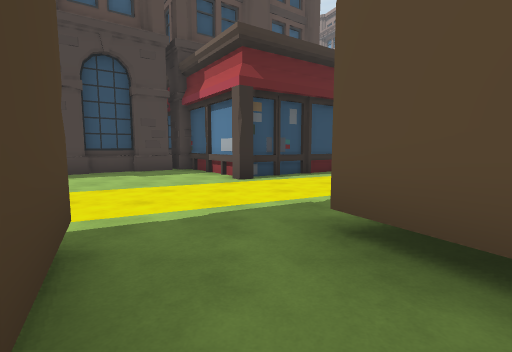
View 1 (above)

24 first-person views from a walk through a 3-D level made in the Unity game engine. The camera is 1.5 m above the floor, tilts 6° down and sees 85° across. The floor is counted in squares, 2 m on a side. Each view is taken from the middle of a square. On the plan, view 1 faces up. The plan holds only what a view shows up to about 10 squares ahead; the rest is blank. The place goes on beyond the plan. Some animated figures are not drawn. Some surface patterns are stand-ins.

View 2
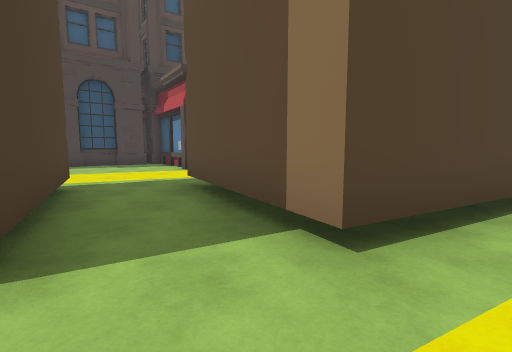

View 3
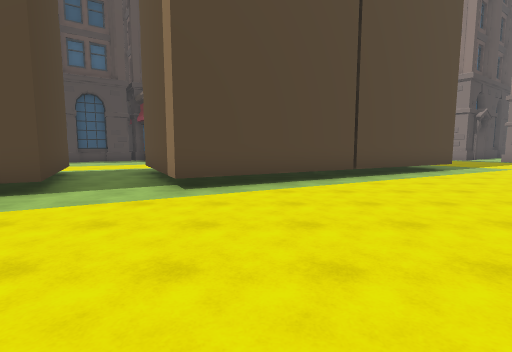

View 4
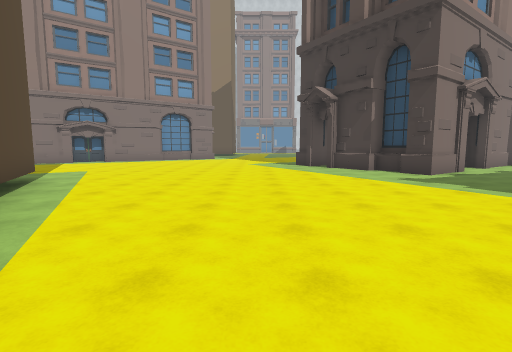

View 5
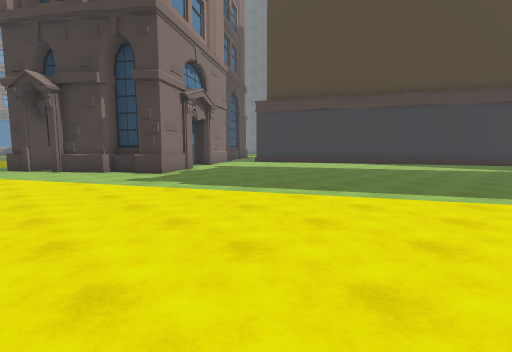

View 6
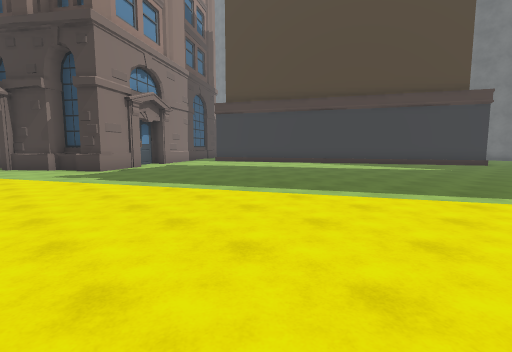

View 7
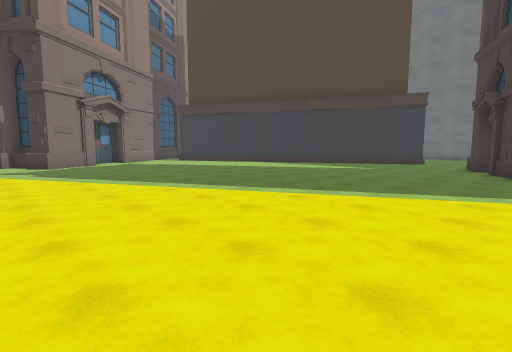

View 8
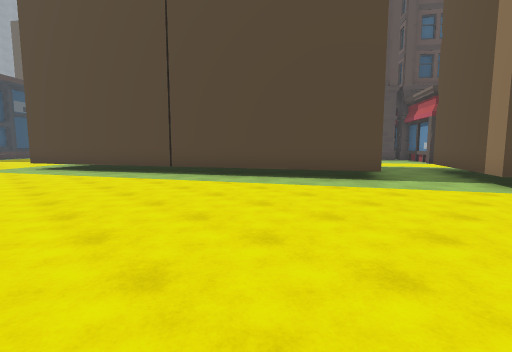

View 9
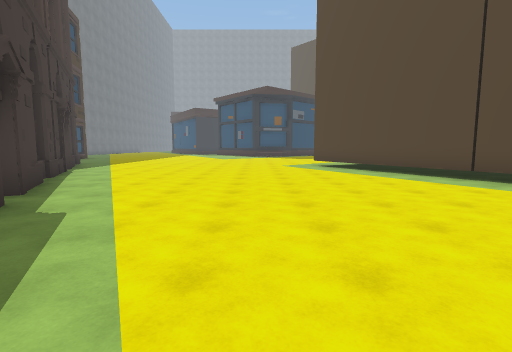

View 10
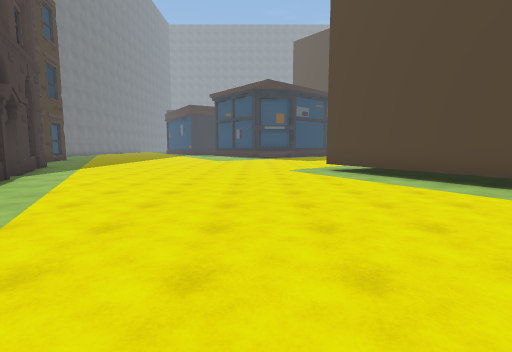

View 11
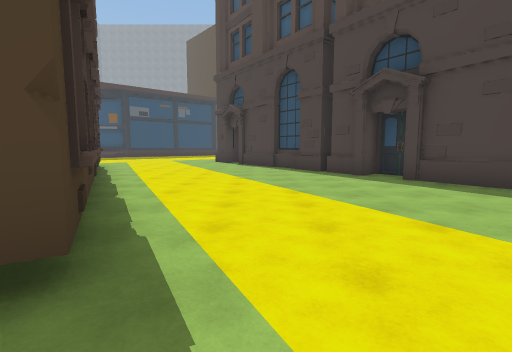

View 12
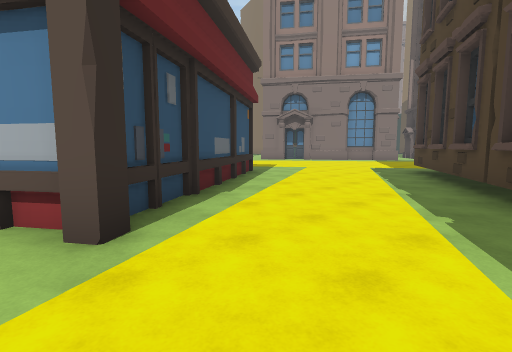

View 13
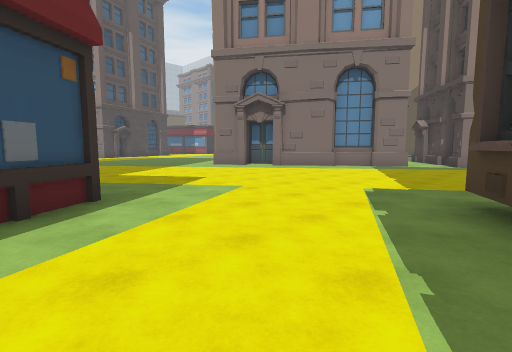

View 14
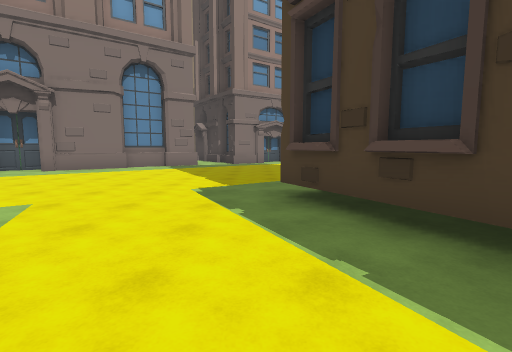

View 15
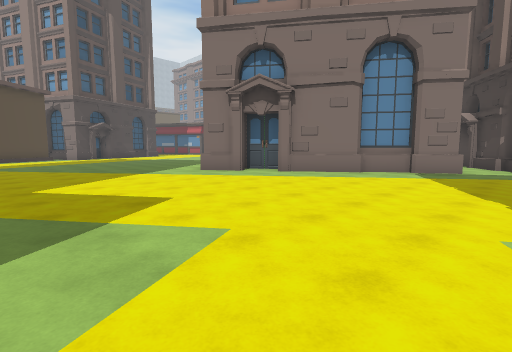

View 16
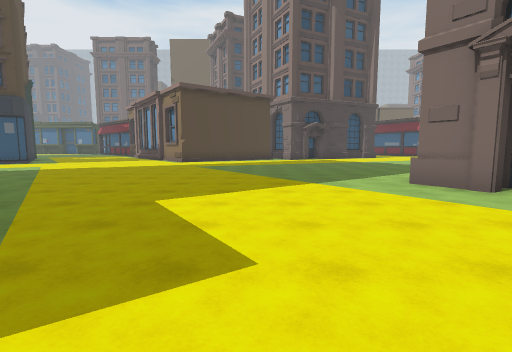

View 17
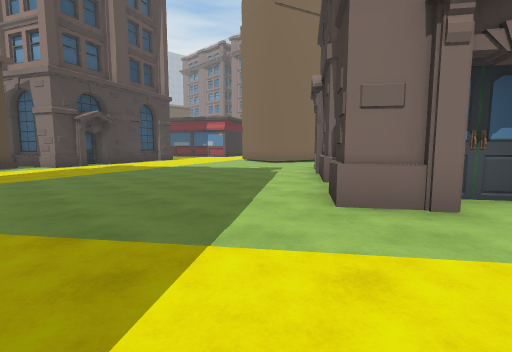

View 18
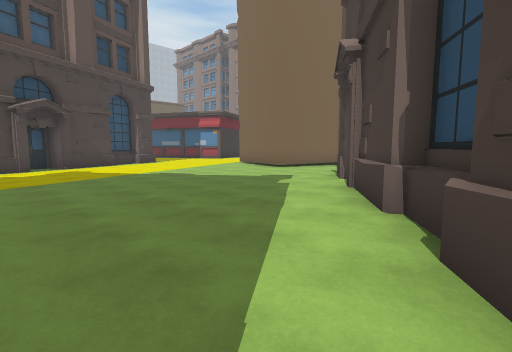

View 19
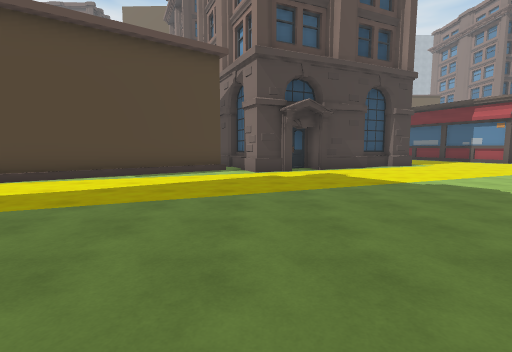

View 20
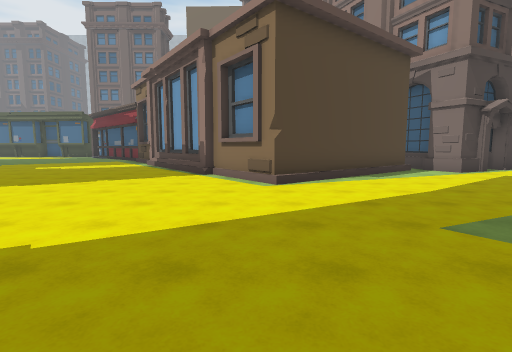

View 21
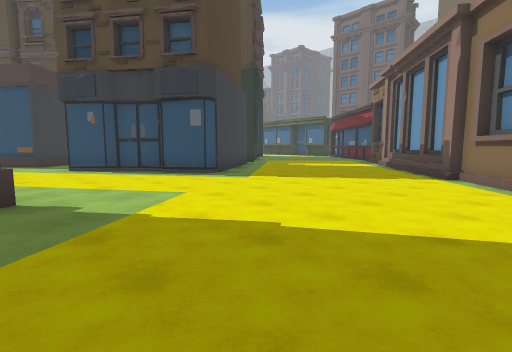

View 22
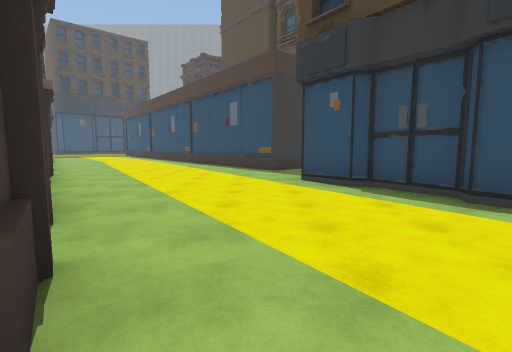

View 23
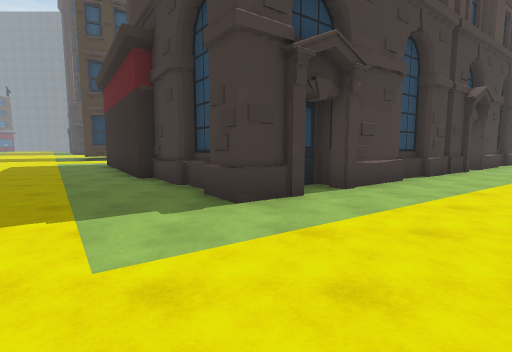

View 24
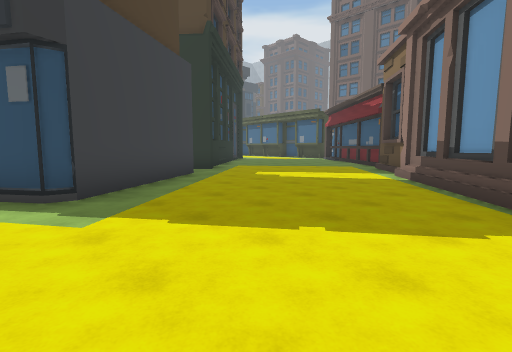

### Floor plan
Key: @ floor where view 1 was taken; # wall or solid block; . floor; / step, stairs or slope; ^ raised ledge.
Columns run from 10 left of view 1 to 18 right of it. Each row starts with its distance up from view 1.
 30       ....#
 29      ...../^
 28     #......#^     #######....
 27     ........##   ##.###......
 26      #.......## ##..........
 25      ##.......###...........
 24       #.......##...........
 23       ##....................
 22     ###......................
 21 #   #........................
 20 ##...........................
 19 #.........................#
 18 .........#...............##
 17 .......#.##.............##
 16 ......######..........###
 15 .....##    ##.........##
 14 ...###      #..........#
 13 ..##        ##.........##
 12 .##          ##.........##
 11               # .........#
 10              ###.........##
  9      #####  ##..............#
  8     ##...####..............
  7   ###.....#..............
  6  ##..............##.....
  5 ##.............###     ..
  4 #.............##     ....
  3 ............      ###....
  2 ........#..##   ###......
  1 .......###..#  ##........
  0 .....### #@.####.........
 -1 ...#     ##..#...........
 -2   ##    ###..............
 -3       ###................
 -4     ###..................##
 -5   ###...................##
 -6 .##...................###
 -7 ......................##
 -8 .......................#
 -9 ........................
-10 ...................... .#
-11 .....................
-12 ......... ..........
-13 .......## .........
-14 .....###  #.......
-15 ...###    ##.....
-16 .###       #....
-17 ##          ..

Where each view was taken, in squares from view 1:
view 1: 0 up, 0 right, facing up
view 2: 3 down, 2 right, facing up
view 3: 6 down, 4 right, facing up
view 4: 2 down, 4 right, facing right
view 5: 3 down, 4 right, facing down-right
view 6: 4 down, 2 right, facing down-right
view 7: 5 down, 0 right, facing down-right
view 8: 8 down, 3 right, facing up-left
view 9: 9 down, 2 right, facing left
view 10: 9 down, 0 right, facing left
view 11: 3 up, 0 right, facing left
view 12: 4 up, 1 left, facing up-right
view 13: 6 up, 4 right, facing up-right
view 14: 7 up, 4 right, facing right
view 15: 8 up, 6 right, facing up-right
view 16: 10 up, 8 right, facing up
view 17: 14 up, 8 right, facing up-right
view 18: 16 up, 10 right, facing up-right
view 19: 18 up, 10 right, facing up
view 20: 18 up, 4 right, facing up
view 21: 18 up, 4 right, facing up-left
view 22: 19 up, 0 right, facing left
view 23: 22 up, 1 left, facing down
view 24: 22 up, 2 right, facing up-left
